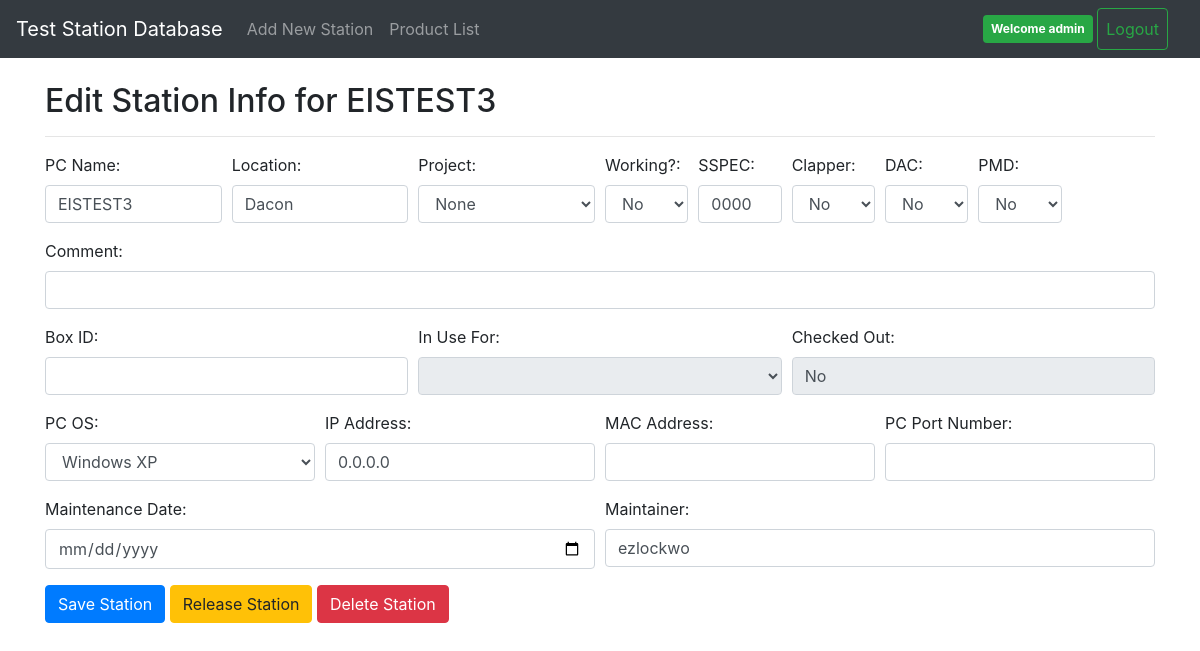
The page /stationList/editStation/2/ (signed in) on the database its author committed.
### stationList/models.py (models this page shows, shortened)
class StationData(models.Model):
    pc_name = models.CharField(max_length=50)
    location = models.CharField(max_length=100)
    current_project = models.CharField(max_length=50)
    working = models.BooleanField()
    clapper = models.BooleanField()
    dac = models.BooleanField()
    pmd = models.BooleanField()
    maintenance = models.DateField(auto_now=False, auto_now_add=False, editable=True, blank=True, null=True)
    maintainer = models.CharField(max_length=50)
    in_use_for = models.CharField(max_length=50)
    checked_out = models.CharField(max_length=100)
    comment = models.CharField(max_length=500)
    sspec = models.CharField(max_length=10)
    ip_address = models.GenericIPAddressField()
    pc_os = models.CharField(max_length=20)
    mac_address = models.CharField(max_length=100)
    box_id = models.CharField(max_length=100) #This is a future feature where we track associated fixture IDs separate from the pc_name
    pc_port_num = models.CharField(max_length=20)

### stationList/views.py (the view)
# urls.py: path('editStation/<int:pk>/', views.EditView.as_view(), name='edit'),
class EditView(LoginRequiredMixin, generic.DetailView):
    login_url = '/accounts/login/'
    redirect_field_name = 'redirect_to'
    model = StationData
    template_name = 'stationList/editStation.html'
    context_object_name = "station"
    def get_context_data(self, **kwargs):
        context = super(EditView, self).get_context_data(**kwargs)
        context['product_list'] = Products.objects.all()
        return context

### stationList/templates/stationList/editStation.html (shortened to what this page needs)
{% extends 'stationList/base.html' %}
{% block content %}
	<div class="container" style="padding-top: 2rem">
		<h2>Edit Station Info for {{station.pc_name}}</h2>
		<hr></hr>
		<form action="{% url 'stationList:edit_station' %}" method="post">
			<div class="form-row">
				<div class="form-group col-md-2">
					<label for="pc_name">PC Name:</label>
					<input class="form-control" type="text" name="pc_name" value="{{station.pc_name}}" />
				</div>
				<div class="form-group col-md-2">
					<label for="fixture_location">Location:</label>
					<input class="form-control" type="text" name="fixture_location" value="{{station.location}}" />
				</div>
				<div class="form-group col-md-2">
					<label for="project_name">Project:</label>
					<select name="project_name" class="form-control">
						{% for product in product_list %}
							{% ifequal product.product_name station.current_project %}
								<option selected>{{station.current_project}}</option>
							{% else %}
								<option>{{product.product_name}}</option>
							{% endifequal %}
						{% endfor %}
					</select>
				</div>
				<div class="form-group col-md-1">
					<label for="working">Working?:</label>
					<select class="form-control" name="working">
						{% if station.working %}
						<option selected value="True">Yes</option>
						<option value="False">No</option>
						{% else %}
						<option selected value="False">No</option>
						{% endif %}
					</select>
				</div>
				<div class="form-group col-md-1">
					<label for="sspec">SSPEC:</label>
					<input class="form-control" type="text" name="sspec" value="{{station.sspec}}" />
				</div>
				<div class="form-group col-md-1">
					<label for="clapper">Clapper:</label>
					<select class="form-control" name="clapper">
						{% if station.clapper %}
						<option selected value="True">Yes</option>
						<option value="False">No</option>
						{% else %}
						<option selected value="False">No</option>
						{% endif %}
					</select>
				</div>
				<div class="form-group col-md-1">
					<label for="dac">DAC:</label>
					<select class="form-control" name="dac">
						{% if station.dac %}
						<option selected value="True">Yes</option>
						<option value="False">No</option>
						{% else %}
						<option selected value="False">No</option>
						{% endif %}
					</select>
				</div>
				<div class="form-group col-md-1">
					<label for="pmd">PMD:</label>
					<select class="form-control" name="pmd">
						{% if station.pmd %}
						<option selected value="True">Yes</option>
						<option value="False">No</option>
						{% else %}
						<option selected value="False">No</option>
						{% endif %}
					</select>
				</div>
			</div>
			<div class="form-row">
				<div class="form-group col-md-12">
					<label for="gen_comment">Comment:</label>
					<input class="form-control" type="text" name="gen_comment" value="{{station.comment}}" />
				</div>
			</div>
			<div class="form-row">
				<div class="form-group col-md-4">
					<label for="box_id">Box ID:</label>
					<input class="form-control" type="text" name="box_id" value="{{station.box_id}}" />
				</div>
				<div class="form-group col-md-4">
					<label for="in_use_for">In Use For:</label>
					<select disabled class="form-control" name="in_use_for">
						<option>{{station.in_use_for}}
						<option>None</option>
		            </select>
				</div>
				<div class="form-group col-md-4">
					<label for="checked_out">Checked Out:</label>
					<input disabled class="form-control" type="text" name="checked_out" value="{{station.checked_out}}" />
				</div>
			</div>
			<div class="form-row">
				<div class="form-group col-md-3">
					<label for="pc_os">PC OS:</label>
					<select class="form-control" name="pc_os">
						<option>{{station.pc_os}}</option>
					</select>
				</div>
				<div class="form-group col-md-3">
					<label for="ip_address">IP Address:</label>
					<input class="form-control" type="text" name="ip_address" value="{{station.ip_address}}" />
				</div>
				<div class="form-group col-md-3">
					<label for="mac_address">MAC Address:</label>
					<input class="form-control" type="text" name="mac_address" value="{{station.mac_address}}" />
				</div>
				<div class="form-group col-md-3">
					<label for="pc_port">PC Port Number:</label>
					<input class="form-control" type="text" name="pc_port" value="{{station.pc_port_num}}" />
				</div>
			</div>
			<div class="form-row">
				<div class="form-group col-md-6">
					<label for="maintenance_date">Maintenance Date:</label>
					<input class="form-control" type="date" name="maintenance_date" value="{{station.maintenance}}" />
				</div>
				<div class="form-group col-md-6">
					<label for="maintainer">Maintainer:</label>
					<input class="form-control" type="text" name="maintainer" value="{{station.maintainer}}" />
				</div>
			</div>
			<div style="inline: block">
				<button class="btn btn-primary" type="submit">Save Station</button>
				<button class="btn btn-warning" type="button" onclick="ConfirmStationRelease({{station.id}})">Release Station</button>
				<button class="btn btn-danger" type="button" onclick="ConfirmStationDelete({{station.id}})">Delete Station</button>
			</div>
		</form>
	</div>
{% endblock %}

### stationList/templates/stationList/base.html (shortened to what this page needs)
<!DOCTYPE html>
<html lang="en">
	<head>
		{% load static %}
		<link href="{% static 'stationList/css/bootstrap.min.css' %}" rel="stylesheet" type="text/css">
		<link href="{% static 'stationList/css/dashboard.css' %}" rel="stylesheet" type="text/css">
		<link href="//cdn.datatables.net/1.10.16/css/jquery.dataTables.min.css" rel="stylesheet" type="text/css">
		<link rel="stylesheet" media="screen" href="https://cdnjs.cloudflare.com/ajax/libs/handsontable/0.35.0/handsontable.full.min.css">
	</head>
	<body>
		<nav class="navbar navbar-expand-md navbar-dark bg-dark fixed-top">
			<a class="navbar-brand" href="{% url 'stationList:index' %}">Test Station Database</a>
			<div class="collapse navbar-collapse" id="navbarsExampleDefault">
				<ul class="navbar-nav mr-auto">
					<li class="nav-item">
						<a class="nav-link" href="{% url 'stationList:add' %}">Add New Station</a>
					</li>
					<li class="nav-item">
						<a class="nav-link" href="{% url 'products:product_index' %}">Product List</a>
					</li>
				</ul>
				<div class="my-2 my-md-0 mr-md-3">
					{% if user.is_authenticated %}
					<span class="badge badge-success p-2">Welcome {{user.get_username}}</span>
					<a class="btn btn-outline-success p-2" href="{% url 'logout' %}">Logout</a>
					{% else %}
					<a class="btn btn-outline-success p-2" href="{% url 'login' %}">Login</a>
					<a class="btn btn-outline-success p-2" href="{% url 'accounts:signup' %}">Signup</a>
					{% endif %}
				</div>
			</div>
		</nav>
		<main role="main">
			{% block content %}
			{% endblock %}
		</main>
	</body>
</html>

### stationList/static/stationList/css/dashboard.css (style rules this page uses)
body { padding-top: 50px; }

### rows shown on the page
StationData: pc_name "EISTEST3", fixture_location "Dacon", working "No", sspec "0000", clapper "No", dac "No", pmd "No", checked_out "No", pc_os "Windows XP", ip_address "0.0.0.0", maintainer "ezlockwo"

### other values the page prints
{{ user.get_username }} "admin"
form field project_name "None"
